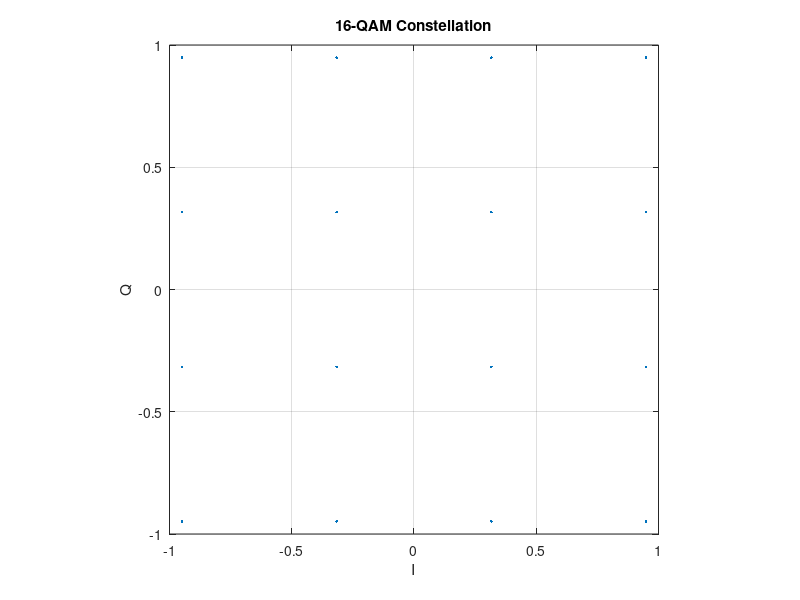
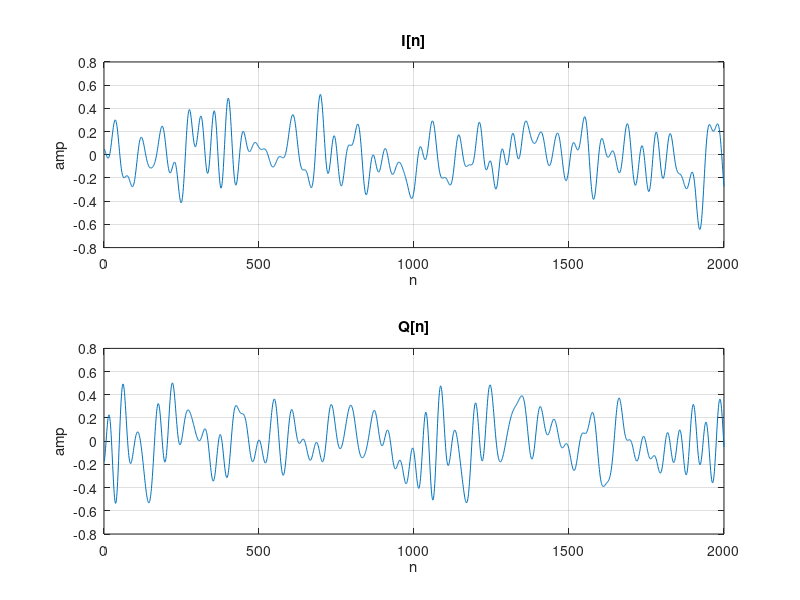

These figures' MATLAB source, in order: (Note: this script raises an error after producing the figures.)
%% ============================================================
% stage1_ofdm_qam_to_coe_lp_dsm_input_v3.m
% Stage-1: bits -> (NR-like) OFDM-QAM baseband IQ
%        -> interpolation (OSR) -> fixed-point (Q1.15)
%        -> export Vivado .coe for I/Q ROM (dual-path LPDSM input)
%
% v2 Fixes:
%   [FIX] (CP+) HannCPEVM/
%   [FIX] ROM_DEPTH  spurCPR/ACLR
%   [ADD]  mat  Stage-2 
%% ============================================================

function [fnameI, fnameQ, metaFile] = stage1_ofdm_qam_to_coe_lp_dsm_input_v3(OSR, ROM_DEPTH, enable_edge_taper)
%  run_sweep Stage1
% 
% [fi,fq,meta] = stage1_ofdm_qam_to_coe_lp_dsm_input_v3(32,65536,false);

if nargin<1, OSR = 16; end
if nargin<2, ROM_DEPTH = 65536; end
if nargin<3, enable_edge_taper = false; end


clc; close all;
rng(1);

%% -----------------------------
% 1. Communication / System Parameters
% -----------------------------
M = 16;                  % 16-QAM
k = log2(M);
Nfft = 64;
Ncp  = 16;
Nsym = 500;

% Keep the MATLAB nominal DSM rate aligned to the 100 MHz RTL/IP clock.
% With Nfft=64 and OSR=32 this implies Delta_f = 48.828125 kHz.
Fs_dsm_target = 100e6;
Delta_f = Fs_dsm_target / (Nfft * OSR);
Fs_bb   = Nfft * Delta_f;

%OSR   = 16;
Fs_dsm = Fs_bb * OSR;

active_bins = [-26:-1, 1:26]; %  DC NULL
used_sc = zeros(1, numel(active_bins));
for ii = 1:numel(active_bins)
    b = active_bins(ii);
    if b == 0
        used_sc(ii) = 1;            % bin0 -> index1
    elseif b > 0
        used_sc(ii) = b + 1;        % +m -> m+1
    else
        used_sc(ii) = Nfft + b + 1; % -m -> Nfft-m+1
    end
end
Nused = numel(used_sc);

W = 16;
scale = 2^(W-1)-1;

fprintf('Generate %d-QAM OFDM IQ (NR-like), Nfft=%d, Ncp=%d, Nsym=%d\n', M, Nfft, Ncp, Nsym);
fprintf('Fs_bb = %.3f MHz, OSR=%d => Fs_dsm = %.3f MHz\n', Fs_bb/1e6, OSR, Fs_dsm/1e6);
fprintf('Active subcarriers: %d\n', Nused);

%% -----------------------------
% 2. Bits -> QAM
% -----------------------------
Nb = Nsym * Nused * k;
bits = randi([0 1], Nb, 1);

qam_data = qammod_local(bits, M);
qam_data = reshape(qam_data, Nused, Nsym);

figure('Name','16-QAM Constellation');
plot(qam_data(:), '.'); grid on; axis square;
title('16-QAM Constellation'); xlabel('I'); ylabel('Q');

%% -----------------------------
% 3. OFDM (freq->time), DC null + guards
% -----------------------------
Xk = zeros(Nfft, Nsym);
Xk(used_sc, :) = qam_data;

ofdm_td = ifft(Xk, Nfft, 1);
ofdm_cp = [ofdm_td(end-Ncp+1:end, :); ofdm_td]; % (Nfft+Ncp) x Nsym

% ===== v2: optional edge taper (WOLA-like =====
if enable_edge_taper
    L = Nfft+Ncp;
    Nt = min(8, floor(L/8)); % taper
    w = ones(L,1);
    r = (0:Nt-1)'/Nt;
    taper = 0.5*(1-cos(pi*r));      % half-cosine ramp
    w(1:Nt) = taper;
    w(end-Nt+1:end) = flipud(taper);
    ofdm_cp = ofdm_cp .* w;
end

x_bb = ofdm_cp(:);
fprintf('Baseband IQ length = %d samples\n', length(x_bb));

% Normalize RMS (baseband stage)
x_bb = x_bb / rms(x_bb);

papr_bb = 10*log10(max(abs(x_bb).^2) / mean(abs(x_bb).^2));
fprintf('Baseband PAPR = %.2f dB (RMS-normalized)\n', papr_bb);

%% -----------------------------
% 4. Interpolation to Fs_dsm
% -----------------------------
use_resample = (exist('resample', 'file') == 2);
if use_resample
    try
        x_os = resample(x_bb, OSR, 1);
    catch
        use_resample = false;
    end
end
if ~use_resample
    x_up = upsample(x_bb, OSR);
    Nfir = 256;
    fc = 0.45/OSR;
    h = fir1(Nfir, fc);
    x_os = filter(h, 1, x_up);
    gd = floor(Nfir/2);
    x_os = x_os(gd+1:end);
end

fprintf('Interpolated IQ length = %d samples\n', length(x_os));
x_os = x_os / rms(x_os);

clip_val = 0.999;
headroom = 0.95;  % 5% 0.90~0.98
max_iq = max(abs([real(x_os); imag(x_os)]));
A_auto = headroom * clip_val / max_iq;

A = min(A_auto, 0.35);   % 0.35 A
x_os = A * x_os;

max_iq_scaled = max(abs([real(x_os); imag(x_os)]));
fprintf('Auto A = %.4f (max|I,Q| after scaling = %.4f)\n', A, max_iq_scaled);

papr_os = 10*log10(max(abs(x_os).^2) / mean(abs(x_os).^2));
fprintf('Interpolated PAPR = %.2f dB\n', papr_os);

%% -----------------------------
% 5. Fixed-point quantization (Q1.15)
% -----------------------------
I0 = real(x_os); Q0 = imag(x_os);
I = max(min(I0, clip_val), -clip_val);
Q = max(min(Q0, clip_val), -clip_val);

I_q = int16(round(I * scale));
Q_q = int16(round(Q * scale));
fprintf('I_q range: [%d, %d]\n', min(I_q), max(I_q));
fprintf('Q_q range: [%d, %d]\n', min(Q_q), max(Q_q));

%% -----------------------------
% 6. Fit to ROM depth (v2: default truncate only, avoid periodic spur)
% -----------------------------
fit_mode = 'truncate';  % 'truncate' | 'repeat_crossfade'
I_rom = fit_to_depth_v2(I_q, ROM_DEPTH, fit_mode);
Q_rom = fit_to_depth_v2(Q_q, ROM_DEPTH, fit_mode);
fprintf('ROM depth = %d samples (mode=%s)\n', ROM_DEPTH, fit_mode);

%% -----------------------------
% 7. Export COE + save meta
% -----------------------------
root_dir = fileparts(mfilename('fullpath'));
out_coe  = fullfile(root_dir,'coe');
out_meta = fullfile(root_dir,'meta');
if ~exist(out_coe,'dir'), mkdir(out_coe); end
if ~exist(out_meta,'dir'), mkdir(out_meta); end

%% ===================== Stage1: Save intermediate signals =====================

% Save all intermediate signals for analysis
tag = sprintf('M%d_Nfft%d_Ncp%d_Nsym%d_OSR%d_W%d_DEPTH%d', M,Nfft,Ncp,Nsym,OSR,W,ROM_DEPTH);
fnameI = fullfile(out_coe,  ['I_' tag '.coe']);
fnameQ = fullfile(out_coe,  ['Q_' tag '.coe']);
metaFile = fullfile(out_meta, ['stage1_meta_' tag '.mat']);

% Save intermediate signals to a separate file
out_signals = fullfile(root_dir,'signals');
if ~exist(out_signals,'dir'), mkdir(out_signals); end

% 
signals = struct();
signals.bits = bits;
signals.qam_data = qam_data;
signals.ofdm_cp = ofdm_cp;
signals.x_bb = x_bb;
signals.x_os = x_os;
signals.I_q = I_q;
signals.Q_q = Q_q;
signals.I_rom = I_rom;
signals.Q_rom = Q_rom;
signals.OSR = OSR;
signals.Fs_bb = Fs_bb;
signals.Fs_dsm = Fs_dsm;

save(fullfile(out_signals, ['stage1_signals_' tag '.mat']), 'signals');
fprintf('Intermediate signals saved: stage1_signals_%s.mat\n', tag);

write_coe_int16_hex(fnameI, I_rom);
write_coe_int16_hex(fnameQ, Q_rom);

meta = struct();
meta.M=M; meta.Nfft=Nfft; meta.Ncp=Ncp; meta.Nsym=Nsym;
meta.Delta_f=Delta_f; meta.Fs_bb=Fs_bb; meta.OSR=OSR; meta.Fs_dsm=Fs_dsm;
meta.active_bins=active_bins; meta.Nused=Nused; meta.A=A;
meta.W=W; meta.ROM_DEPTH=ROM_DEPTH; meta.fit_mode=fit_mode;
meta.enable_edge_taper=enable_edge_taper;
save(metaFile, 'meta');

fprintf('COE exported:\n  %s\n  %s\n', fnameI, fnameQ);
fprintf('Meta saved: stage1_meta_%s.mat\n', tag);

%% -----------------------------
% 8. Quick plots
% -----------------------------
Ns_view = min(2000, length(x_os));
figure('Name','Interpolated IQ (Time Domain)');
subplot(2,1,1); plot(real(x_os(1:Ns_view))); grid on; title('I[n]'); xlabel('n'); ylabel('amp');
subplot(2,1,2); plot(imag(x_os(1:Ns_view))); grid on; title('Q[n]'); xlabel('n'); ylabel('amp');

Nfft_psd = 4096;
[PSD,f] = pwelch(x_os, hamming(1024), 512, Nfft_psd, Fs_dsm, 'centered');
figure('Name','PSD (Interpolated IQ)');
plot(f/1e6, 10*log10(PSD+eps), 'LineWidth', 1.2);
grid on; xlabel('Frequency (MHz)'); ylabel('PSD (dB/Hz)');
title('Baseband PSD (after interpolation)');

fprintf('Stage-1 done.\n');

%% ===================== Helpers =====================

function s = qammod_local(bits, M)
    k = log2(M);
    if mod(numel(bits), k) ~= 0, error('bits length must be multiple of log2(M)'); end
    L = sqrt(M);
    if abs(L - round(L)) > eps, error('Only square QAM supported'); end
    L = round(L);

    b = reshape(bits(:), k, []).';
    bi = b(:,1:k/2);
    bq = b(:,k/2+1:k);

    map_pair = @(bb) ( ...
        (-3)*(bb(:,1)==0 & bb(:,2)==0) + ...
        (-1)*(bb(:,1)==0 & bb(:,2)==1) + ...
        (+1)*(bb(:,1)==1 & bb(:,2)==1) + ...
        (+3)*(bb(:,1)==1 & bb(:,2)==0) );

    if L==4
        xi = map_pair(bi);
        xq = map_pair(bq);
    else
        error('Only 16-QAM implemented here');
    end

    sc = sqrt((2/3)*(M-1));
    s = (xi + 1i*xq) / sc;
end

function y = fit_to_depth_v2(x, depth, mode)
    x = x(:);
    if numel(x) >= depth
        y = x(1:depth);
        return;
    end

    switch lower(mode)
        case 'truncate'
            %  repeat spur
            y = [x; zeros(depth-numel(x),1,'like',x)];
        case 'repeat_crossfade'
            rep = ceil(depth/numel(x));
            z = repmat(x, rep, 1);
            z = z(1:depth);

            % crossfade
            Lxf = min(64, floor(numel(x)/8));
            if Lxf > 4
                w = linspace(0,1,Lxf).';
                for kk = numel(x):numel(x):depth-Lxf
                    a = z(kk-Lxf+1:kk);
                    b = z(kk+1:kk+Lxf);
                    z(kk-Lxf+1:kk) = int16(round((1-w).*double(a) + w.*double(b)));
                end
            end
            y = z;
        otherwise
            error('Unknown fit mode');
    end
end

function write_coe_int16_hex(filename, x_int16)
    fid = fopen(filename, 'w');
    if fid < 0, error('Cannot open file: %s', filename); end
    fprintf(fid, 'memory_initialization_radix=16;\n');
    fprintf(fid, 'memory_initialization_vector=\n');
    u = typecast(int16(x_int16(:)), 'uint16');
    for i = 1:numel(u)
        if i < numel(u), fprintf(fid, '%04X,\n', u(i));
        else,            fprintf(fid, '%04X;\n', u(i));
        end
    end
    fclose(fid);
end
end % end of stage1_ofdm_qam_to_coe_lp_dsm_input_v3.m
